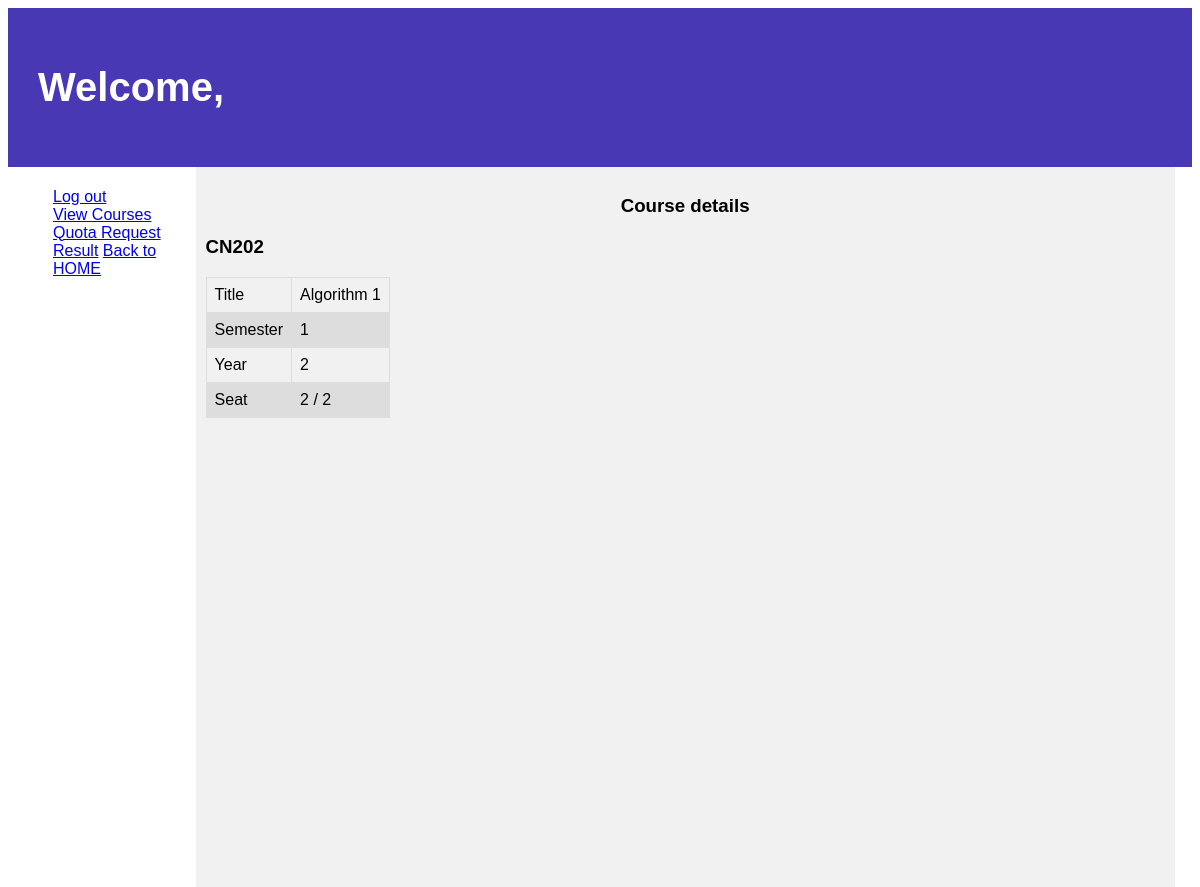
The app's page /courses/2/, older data.
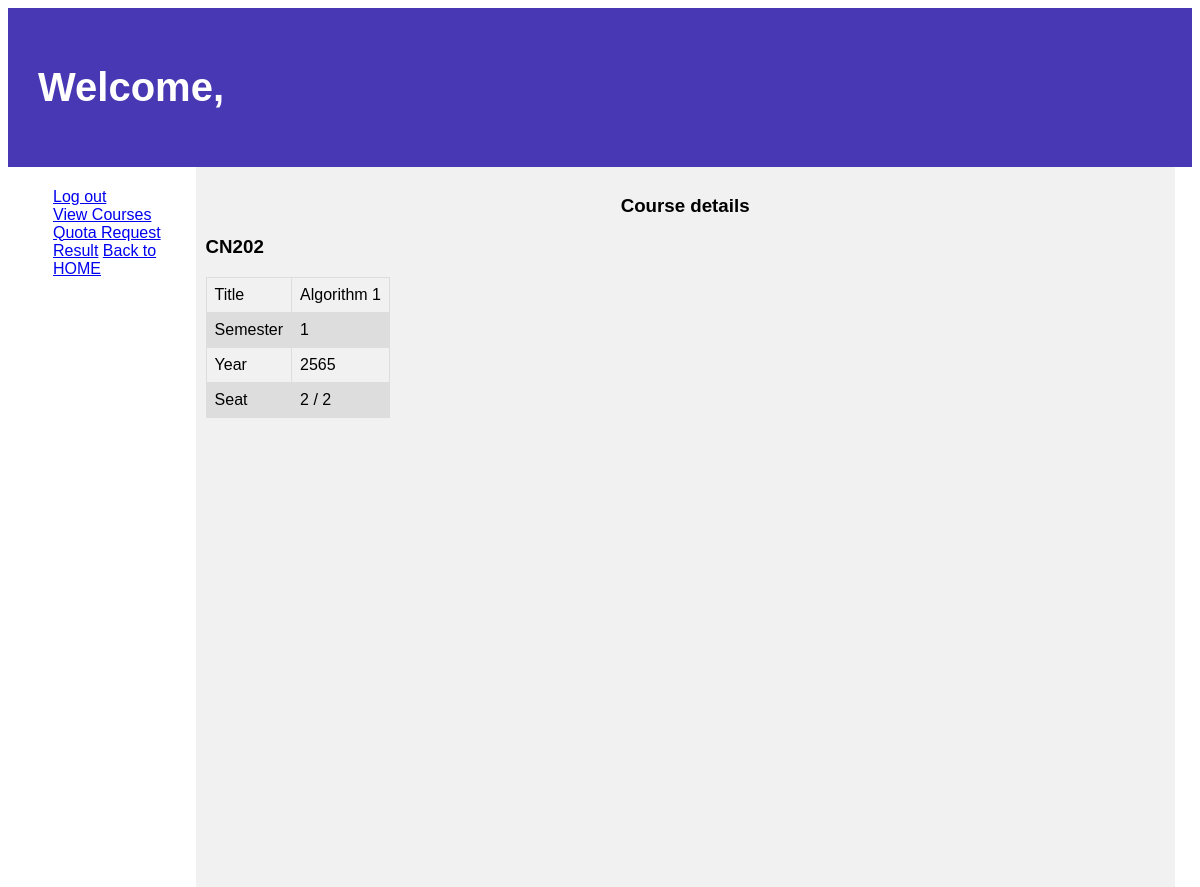
The same page, newer data.
### courses/models.py (models this page shows, shortened)
class Course(models.Model):
    c_id = models.CharField(max_length=5, unique=True, default="CN000")
    title = models.CharField(max_length=64, null=True, blank=True)
    semmester = models.IntegerField(null=True, blank=True)
    year = models.IntegerField(null=True, blank=True)
    seat_count = models.IntegerField(default=0, null=True, blank=True)
    max_seat = models.IntegerField(null=True, blank=True, default=5)
    quota = models.BooleanField(default=True)
    attend = models.ManyToManyField(User, blank=True)

### courses/views.py (the view)
# urls.py: path("<int:id>/",views.course, name="course"),
def course(request, id):
    course = Course.objects.get(pk=id)
    User = get_user_model()
    users = User.objects.all()
    course.seat_count = course.attend.count()
    if course.max_seat <= course.seat_count:
        course.quota = False
    course.save()
    return render(request, "courses/course.html", {
        "course": course,
        "User" : users
    })

### courses/templates/courses/course.html (shortened to what this page needs)
{% extends "courses/layout.html" %}
{% block body %}
<header>
    <h1> Welcome, {{ request.user.first_name }}</h1>
  </header>
  <section>
    <nav>
      <ul>
        <a href="{% url 'logout' %}">Log out</a>
        <br>
        <a href="{% url 'c_index' %}">View Courses</a>
        <br>
        <a href="{% url 'quota' %}">Quota Request Result</a>
        <a href="{% url 'index' %}">Back to HOME</a>
        <br>
      </ul>
    </nav>
    <article>
        <h1 align="center">Course details</h1>
        <h1>{{ course.c_id }}</h1>
<table>
      <tr>
        <td>Title </td>
        <td>{{ course.title }}</td>
      </tr>
      <tr>
        <td>Semester</td>
        <td>{{ course.semmester }}</td>
      </tr>
      <tr>
        <td>Year</td>
        <td>{{ course.year }}</td>
      </tr>
      <tr>
        <td>Seat</td>
        <td>{{ course.seat_count }} / {{ course.max_seat }}</td>
      </tr>
</table>
<br>
<br>
    </article>
  </section>
{% endblock %}

Row changes from the older to the newer data that the page shows:
changed Course "CN202": year "2" → "2565"
